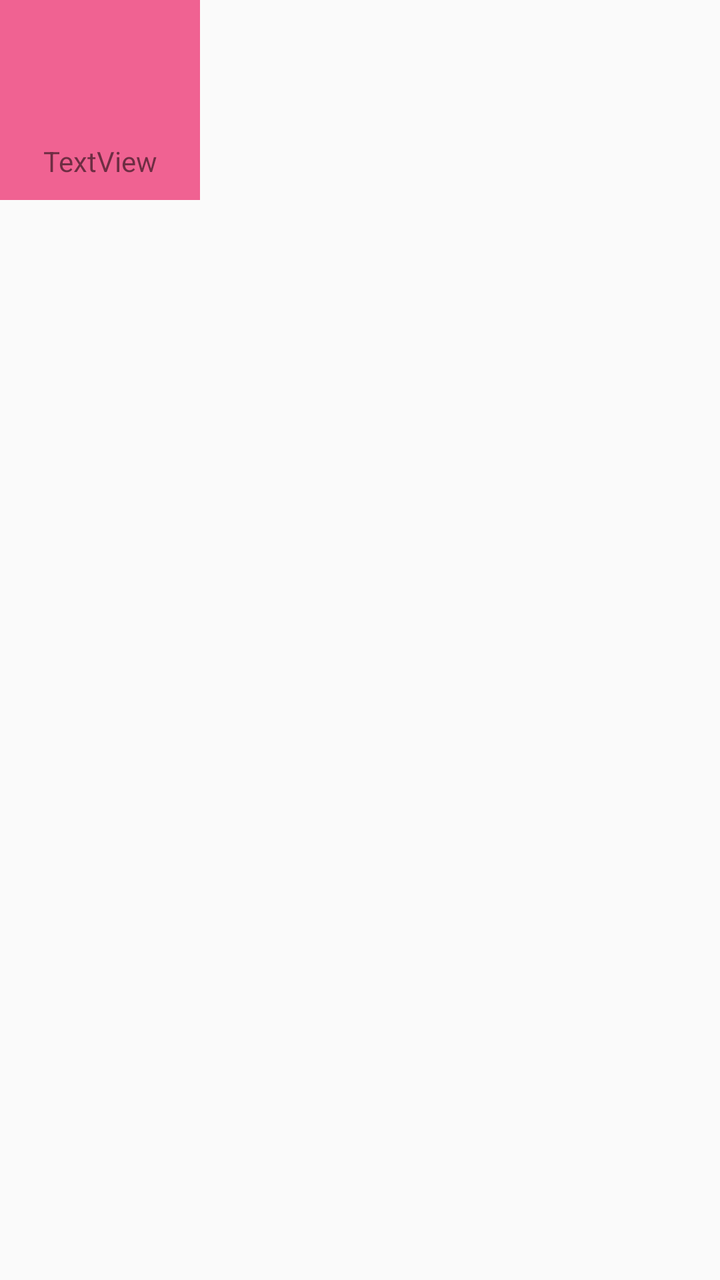
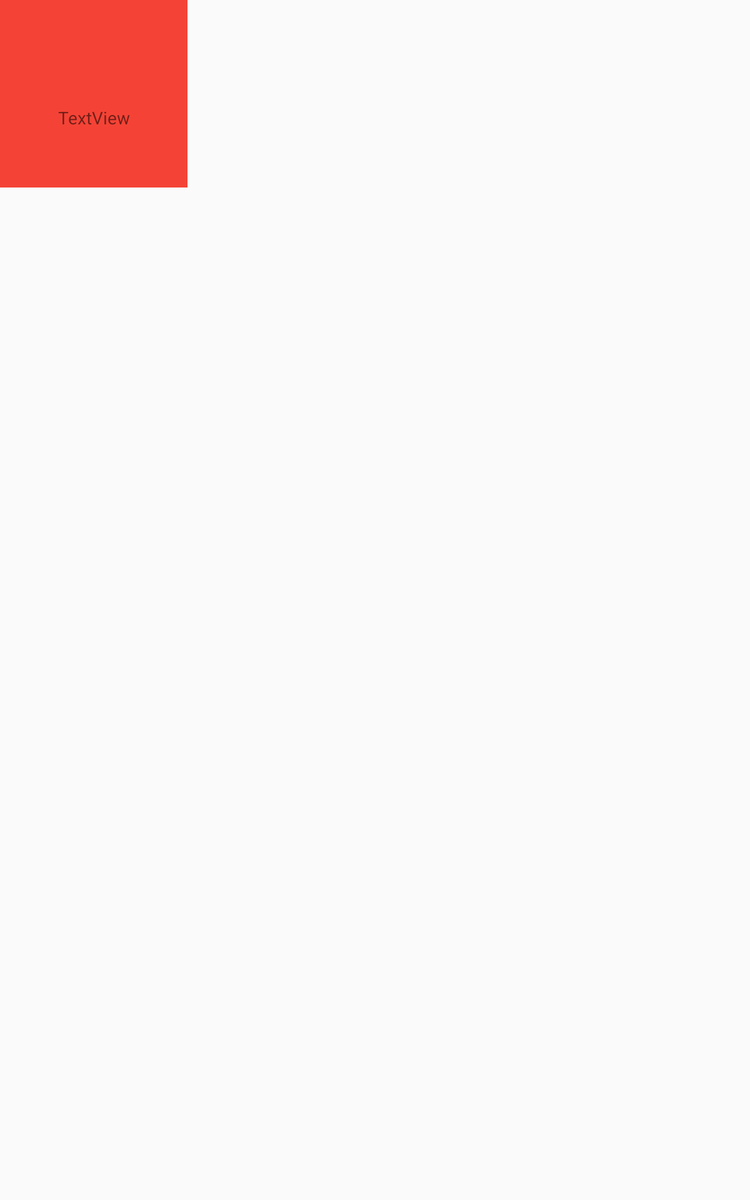

An Android layout and its configuration variant, each rendered on a device that would load it. The default file and the variant file are quoted in full after the pictures.
<!-- AndroidManifest.xml: application theme AppTheme -->
<!-- res/layout/category_cell.xml -->
<?xml version="1.0" encoding="utf-8"?>
<FrameLayout xmlns:android="http://schemas.android.com/apk/res/android"
    xmlns:app="http://schemas.android.com/apk/res-auto"
    xmlns:tools="http://schemas.android.com/tools"
    android:orientation="vertical" android:layout_width="match_parent"
    android:layout_height="match_parent">


    <android.support.constraint.ConstraintLayout
        android:layout_width="100dp"
        android:background="@drawable/grid_item_background"
        android:layout_height="100dp">

        <ImageView
            android:id="@+id/category_icon"
            android:layout_width="wrap_content"
            android:layout_height="wrap_content"
            app:srcCompat="@mipmap/ic_art"
            android:layout_marginLeft="8dp"
            app:layout_constraintLeft_toLeftOf="parent"
            android:layout_marginRight="8dp"
            app:layout_constraintRight_toRightOf="parent"
            app:layout_constraintTop_toTopOf="parent"
            android:layout_marginTop="26dp" />

        <TextView
            android:id="@+id/category_name"
            android:layout_width="92dp"
            android:layout_height="23dp"
            android:text="TextView"
            android:layout_marginTop="8dp"
            android:gravity="center"
            app:layout_constraintTop_toBottomOf="@+id/imageView"
            app:layout_constraintBottom_toBottomOf="parent"
            android:layout_marginBottom="8dp"
            android:layout_marginLeft="8dp"
            app:layout_constraintLeft_toLeftOf="parent"
            android:layout_marginRight="8dp"
            app:layout_constraintRight_toRightOf="parent"
            tools:layout_editor_absoluteY="73dp"
            tools:layout_editor_absoluteX="-13dp"
            app:layout_constraintVertical_bias="0.571" />
    </android.support.constraint.ConstraintLayout>

</FrameLayout>
<!-- resources referenced by this layout -->
<resources>
  <!-- drawable grid_item_background (drawable) -->
  <?xml version="1.0" encoding="utf-8"?>
  <ripple
      xmlns:android="http://schemas.android.com/apk/res/android"
      android:color="#8ddd">
      <item>
          <shape android:shape="rectangle">
              <solid android:color="#f06292" />
          </shape>
      </item>
  </ripple>
  <style name="AppTheme" parent="Theme.AppCompat.Light.NoActionBar">
          <item name="colorPrimary">@color/colorPrimary</item>
          <item name="colorPrimaryDark">@color/colorPrimaryDark</item>
          <item name="colorAccent">@color/colorAccent</item>
      </style>
  <color name="colorPrimary">#333333</color>
  <color name="colorPrimaryDark">#0c0c0c</color>
  <color name="colorAccent">#5cb85c</color>
</resources>
<!-- res/layout-sw600dp/category_cell.xml (the repository's variant of the layout above) -->
<!-- drawn on a 7-inch tablet held upright -->
<?xml version="1.0" encoding="utf-8"?>
<FrameLayout xmlns:android="http://schemas.android.com/apk/res/android"
    xmlns:app="http://schemas.android.com/apk/res-auto"
    xmlns:tools="http://schemas.android.com/tools"
    android:orientation="vertical" android:layout_width="match_parent"
    android:layout_height="match_parent">


    <android.support.constraint.ConstraintLayout
        android:id="@+id/category_cell"
        android:layout_width="150dp"
        android:background="@drawable/grid_item1"
        android:layout_height="150dp">

        <ImageView
            android:id="@+id/category_icon"
            android:layout_width="wrap_content"
            android:layout_height="wrap_content"
            app:srcCompat="@mipmap/ic_art"
            android:layout_marginLeft="8dp"
            app:layout_constraintLeft_toLeftOf="parent"
            android:layout_marginRight="8dp"
            app:layout_constraintRight_toRightOf="parent"
            app:layout_constraintTop_toTopOf="parent"
            android:layout_marginTop="26dp" />

        <TextView
            android:id="@+id/category_name"
            android:layout_width="92dp"
            android:layout_height="23dp"
            android:text="TextView"
            android:layout_marginTop="8dp"
            android:gravity="center"
            app:layout_constraintTop_toBottomOf="@+id/category_icon"
            app:layout_constraintBottom_toBottomOf="parent"
            android:layout_marginBottom="8dp"
            android:layout_marginLeft="8dp"
            app:layout_constraintLeft_toLeftOf="parent"
            android:layout_marginRight="8dp"
            app:layout_constraintRight_toRightOf="parent"
            tools:layout_editor_absoluteY="73dp"
            tools:layout_editor_absoluteX="-13dp"
            app:layout_constraintVertical_bias="0.571" />
    </android.support.constraint.ConstraintLayout>

</FrameLayout>
<!-- resources referenced by the variant -->
<!-- as a 7-inch tablet held upright resolves them -->
<resources>
  <!-- drawable grid_item1 (drawable) -->
  <?xml version="1.0" encoding="utf-8"?>
  <ripple
      xmlns:android="http://schemas.android.com/apk/res/android"
      android:color="#8ddd">
      <item>
          <shape android:shape="rectangle">
              <solid android:color="@color/grid_color1"/>
          </shape>
      </item>
  </ripple>
  <style name="AppTheme" parent="Theme.AppCompat.Light.NoActionBar">
          <item name="colorPrimary">@color/colorPrimary</item>
          <item name="colorPrimaryDark">@color/colorPrimaryDark</item>
          <item name="colorAccent">@color/colorAccent</item>
      </style>
  <color name="grid_color1">#f44336</color>
  <color name="colorPrimary">#333333</color>
  <color name="colorPrimaryDark">#0c0c0c</color>
  <color name="colorAccent">#5cb85c</color>
</resources>
